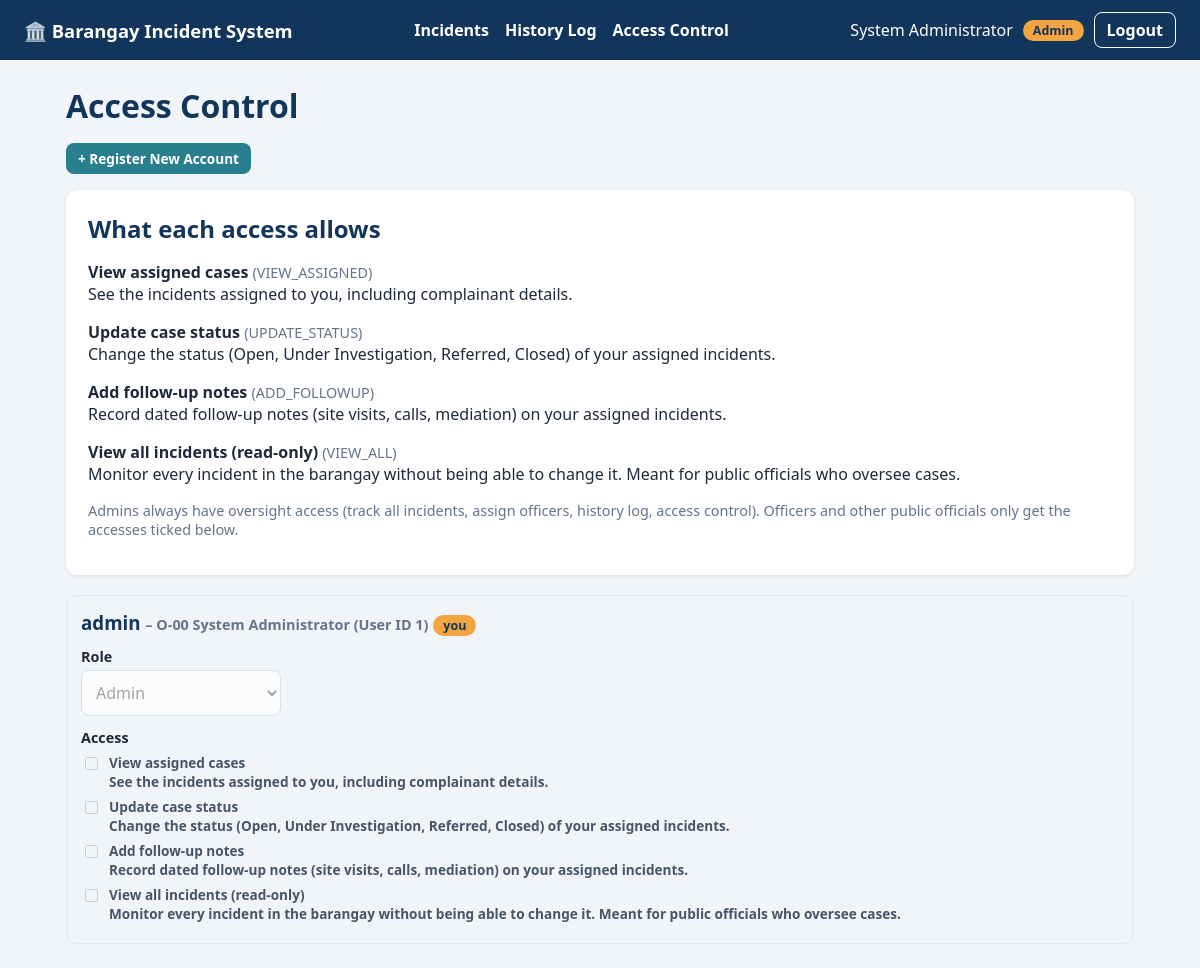
The page /access_control.php (signed in) on the database its author committed.
### tables this page shows
CREATE TABLE PERMISSION(Permission_ID INT AUTO_INCREMENT PRIMARY KEY,Permission_Code VARCHAR(30) NOT NULL UNIQUE,
 Permission_Name VARCHAR(60) NOT NULL,Description VARCHAR(255) NOT NULL);

CREATE TABLE USERS(User_ID INT AUTO_INCREMENT PRIMARY KEY,Username VARCHAR(30) NOT NULL UNIQUE,
 Password_Hash VARCHAR(255) NOT NULL,Role ENUM('Admin','Officer') NOT NULL,Officer_ID VARCHAR(10) NOT NULL UNIQUE,
 FOREIGN KEY(Officer_ID) REFERENCES OFFICER(Officer_ID));

CREATE TABLE OFFICER(Officer_ID VARCHAR(10) PRIMARY KEY,Officer_Name VARCHAR(100) NOT NULL);

### access_control.php (the view, shortened to what this page needs)
<?php
require_once 'includes/auth_check.php';
require_once 'config/db.php';
$perms = $pdo->query("SELECT * FROM PERMISSION ORDER BY Permission_ID")->fetchAll();
function grants($pdo, $uid) {
    $s = $pdo->prepare("SELECT Permission_ID FROM USER_PERMISSION WHERE User_ID=?"); $s->execute([$uid]);
    return array_map('intval', $s->fetchAll(PDO::FETCH_COLUMN));
}
$users = $pdo->query("SELECT u.User_ID, u.Username, u.Role, o.Officer_ID, o.Officer_Name FROM USERS u JOIN OFFICER o ON u.Officer_ID=o.Officer_ID ORDER BY u.User_ID")->fetchAll();
?>
<h1>Access Control</h1>
<p><a class="btn sm" href="register.php">+ Register New Account</a></p>
<div class="card">
  <h2>What each access allows</h2>
  <?php foreach ($perms as $p): ?><p><b><?= h($p['Permission_Name']) ?></b> <span class="muted">(<?= h($p['Permission_Code']) ?>)</span><br><?= h($p['Description']) ?></p><?php endforeach; ?>
  <p class="muted">Admins always have oversight access (track all incidents, assign officers, history log, access control). Officers and other public officials only get the accesses ticked below.</p>
</div>
<?php foreach ($users as $u): $mine = grants($pdo, $u['User_ID']); $self = (int)$u['User_ID'] === (int)$_SESSION['user_id']; ?>
<div class="ucard">
  <form method="POST" data-user="<?= h($u['Username']) ?>" onsubmit="return conf(this)"><?= csrf_field() ?>
    <h3><?= h($u['Username']) ?> <span class="muted">– <?= h($u['Officer_ID'] . ' ' . $u['Officer_Name']) ?> (User ID <?= (int)$u['User_ID'] ?>)</span><?= $self ? ' <span class="pill">you</span>' : '' ?></h3>
    <label>Role</label>
    <select name="role" style="max-width:200px" <?= $self ? 'disabled' : '' ?>><?= opts([['r' => 'Officer'], ['r' => 'Admin']], 'r', 'r', $u['Role']) ?></select>
    <label>Access</label>
    <?php foreach ($perms as $p): ?>
      <label class="perm"><input type="checkbox" name="perm[]" value="<?= (int)$p['Permission_ID'] ?>" <?= in_array((int)$p['Permission_ID'], $mine, true) ? 'checked' : '' ?> <?= $self ? 'disabled' : '' ?>>
      <span><b><?= h($p['Permission_Name']) ?></b><?= h($p['Description']) ?></span></label>
    <?php endforeach; ?>
  </form>
</div>
<?php endforeach; ?>

### assets/style.css (style rules this page uses)
* { box-sizing:border-box }
body { margin:0;font-family:system-ui,Segoe UI,Arial,sans-serif;background:#f1f5f9;color:#1e293b }
.pill { background:#f2a541;color:#12355b;border-radius:99px;padding:2px 10px;font-size:.78rem;font-weight:700 }
.card { background:#fff;border-radius:12px;padding:22px;box-shadow:0 1px 4px rgba(0,0,0,.08);margin-bottom:20px }
h1,h2,h3 { margin:0 0 12px;color:#12355b }
.muted { color:#64748b;font-size:.9rem }
label { display:block;font-weight:600;margin:12px 0 4px;font-size:.9rem }
input,select,textarea { width:100%;padding:10px;border:1px solid #cbd5e1;border-radius:8px;font:inherit;background:#fff }
.btn { display:inline-block;background:#2a7f8e;color:#fff;border:0;border-radius:8px;padding:10px 18px;font:inherit;font-weight:600;cursor:pointer;text-decoration:none }
.btn.sm { padding:6px 12px;font-size:.85rem }
.perm { display:flex;gap:8px;align-items:flex-start;margin:6px 0 }
.perm input { width:auto;margin-top:4px }
.perm b { display:block }
.perm span { font-size:.85rem;color:#475569 }
.ucard { border:1px solid #e2e8f0;border-radius:10px;padding:14px;margin-bottom:14px }

### rows shown on the page
permission: Permission_Name "View assigned cases", Permission_Code "VIEW_ASSIGNED", Description "See the incidents assigned to you, including complainant details."
permission: Permission_Name "Update case status", Permission_Code "UPDATE_STATUS", Description "Change the status (Open, Under Investigation, Referred, Closed) of your assigned incidents."
permission: Permission_Name "Add follow-up notes", Permission_Code "ADD_FOLLOWUP", Description "Record dated follow-up notes (site visits, calls, mediation) on your assigned incidents."
permission: Permission_Name "View all incidents (read-only)", Permission_Code "VIEW_ALL", Description "Monitor every incident in the barangay without being able to change it. Meant for public officials who oversee cases."
users: Username "admin", Officer_ID.Officer_Name "O-00 System Administrator", User_ID "1", shows "you"

### other values the page prints
$_SESSION['officer_name'] "System Administrator"
$_SESSION['role'] "Admin"
form field role "Admin"
